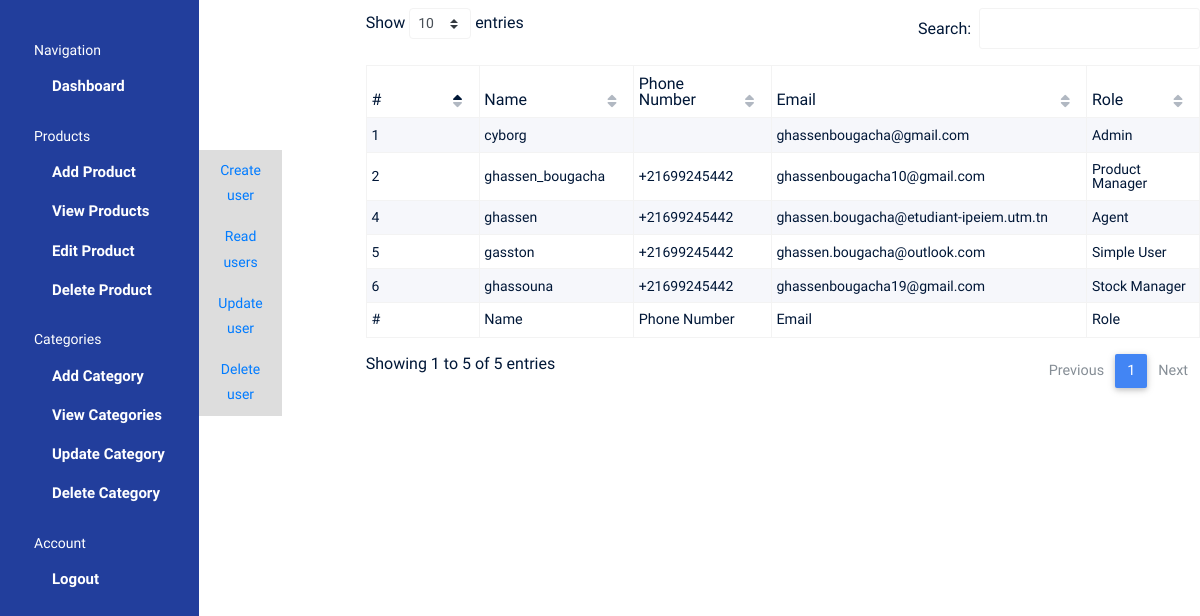
Screenshot of /users-list with the database file from the repository.
### Home/models.py (models this page shows, shortened)
class User(AbstractUser):
    phone = models.CharField(verbose_name="Phone number:", max_length=80)
    is_product_manager = models.BooleanField(verbose_name="Is Product Manager", default=False)
    is_stock_manager = models.BooleanField(verbose_name="Is Stock Manager", default=False)
    is_agent = models.BooleanField(verbose_name="Is Agent", default=False)
    is_simple_user = models.BooleanField(verbose_name="Is Simple User", default=True)
    email = models.EmailField("email address", unique=True)

### Home/views.py (the view)
# urls.py: path("users-list", readUsers, name="users-read"),
def readUsers(request):
    users = User.objects.all()
    return render(request, 'pages/users-read.html', {'users':users})

### templates/pages/users-read.html (shortened to what this page needs)
<!DOCTYPE html>
<html lang="en">
{% load static %}
<head>
  <link rel="stylesheet" href="https://use.fontawesome.com/releases/v5.11.2/css/all.css">
  <link rel="stylesheet" href="{% static 'css/mdb/css/bootstrap.min.css' %}">
  <link rel="stylesheet" href="{% static 'css/mdb/css/style.css' %}">
  <link rel="stylesheet" href="{% static 'css/mdb/css/mdb.min.css' %}">
  <link href="{% static 'css/mdb/css/addons/datatables.min.css' %}" rel="stylesheet">
  <link rel="stylesheet" href="{% static 'css/mdb/css/style.css' %}">
  <link rel="stylesheet" href="{% static 'css/superuser.css' %}">
</head>
<body>
  <div class="container-scroller d-flex">
    <nav class="sidebar sidebar-offcanvas" id="sidebar">
      <ul class="nav">
        <li class="nav-item sidebar-category">
          <p>Navigation</p>
        </li>
        <li class="nav-item">
          <a class="nav-link" href="{% url 'Home' %}">
            <span class="menu-title">Dashboard</span>
          </a>
        </li>
        <li class="nav-item sidebar-category">
          <p>Products</p>
        </li>
        <li class="nav-item">
            <a class="nav-link" href="{% url 'add_prod' %}">
              <span class="menu-title">Add Product</span>
            </a>
          </li>
          <li class="nav-item">
            <a class="nav-link" href="{% url 'view_prod' %}">
              <span class="menu-title">View Products</span>
            </a>
          </li>
          <li class="nav-item">
            <a class="nav-link" href="{% url 'edit_prod' %}">
              <span class="menu-title">Edit Product</span>
            </a>
          </li>
          <li class="nav-item">
            <a class="nav-link" href="{% url 'delete_prod' %}">
              <span class="menu-title">Delete Product</span>
            </a>
          </li>
        <li class="nav-item sidebar-category">
          <p>Categories</p>
        </li>
        <li class="nav-item">
            <a class="nav-link" href="{% url 'add_cat' %}">
              <span class="menu-title">Add Category</span>
            </a>
          </li>
          <li class="nav-item">
            <a class="nav-link" href="{% url 'view_cat' %}">
              <span class="menu-title">View Categories</span>
            </a>
          </li>
          <li class="nav-item">
            <a class="nav-link" href="{% url 'edit_cat' %}">
              <span class="menu-title">Update Category</span>
            </a>
          </li>
          <li class="nav-item">
            <a class="nav-link" href="{% url 'delete_cat' %}">
              <span class="menu-title">Delete Category</span>
            </a>
          </li>
          <li class="nav-item sidebar-category">
            <p>Account</p>
          </li>
          <li class="nav-item">
            <a class="nav-link" href="{% url 'logout' %}">
              <span class="menu-title">Logout</span>
            </a>
          </li>
      </ul>
    </nav>
    <ul id="nav-top">
      <li class="nav-top-item"><a href="{% url 'users' %}">Create user</a></li>
      <li class="nav-top-item"><a href="{% url 'users-read' %}">Read users</a></li>
      <li class="nav-top-item"><a href="{% url 'edit_users' %}">Update user</a></li>
      <li class="nav-top-item"><a href="{% url 'delete_user' %}">Delete user</a></li>
    </ul>
    <table id="dtBasicExample" class="table table-striped table-bordered table-sm" cellspacing="0" width="100%">
  <thead>
    <tr>
      <th class="th-sm">#
      </th>
      <th class="th-sm">Name
      </th>
      <th class="th-sm">Phone Number
      </th>
      <th class="th-sm">Email
      </th>
      <th class="th-sm">Role
      </th>
    </tr>
  </thead>
  <tbody>
  {% for users in users %}
    <tr>
      <td>{{ users.id }}</td>
      <td>{{ users.username }}</td>
      <td>{{ users.phone }}</td>
      <td>{{ users.email }}</td>
      {% if users.is_product_manager %}
        <td>Product Manager</td>
      {% elif users.is_stock_manager %}
        <td>Stock Manager</td>
    {% elif users.is_superuser %}
        <td>Admin</td>
    {% elif users.is_agent %}
        <td>Agent</td>
    {% elif users.is_simple_user %}
        <td>Simple User</td>
      {% endif %}
    </tr>
  {% endfor %}
  </tbody>
  <tfoot>
    <tr>
      <th>#
      </th>
      <th>Name
      </th>
      <th>Phone Number
      </th>
      <th>Email
      </th>
      <th> Role
      </th>
    </tr>
  </tfoot>
</table>
  </div>
</body>
</html>

### static/css/mdb/css/style.css (style rules this page uses)
table.dataTable thead .sorting:after, table.dataTable thead .sorting:before, table.dataTable thead .sorting_asc:after, table.dataTable thead .sorting_asc:before, table.dataTable thead .sorting_asc_disabled:after, table.dataTable thead .sorting_asc_disabled:before, table.dataTable thead .sorting_desc:after, table.dataTable thead .sorting_desc:before, table.dataTable thead .sorting_desc_disabled:after, table.dataTable thead .sorting_desc_disabled:before { bottom: .5em; }

### templates/pages/users-read.html (style rules this page uses)
#nav-top { height: 40vh; width: 20%; list-style-type: none; margin: 0; margin-top: 150px; padding: 0; overflow: hidden; }
#nav-top li { width: 50%; text-align: center; }
#nav-top li a { display: block; padding: 8px; background-color: #dddddd; }

### rows the page displays
User: id "1", username "cyborg", email "ghassenbougacha@gmail.com", is_product_manager "Admin"
User: id "2", username "ghassen_bougacha", phone "+21699245442", email "ghassenbougacha10@gmail.com", is_product_manager "Product Manager"
User: id "4", username "ghassen", phone "+21699245442", email "ghassen.bougacha@etudiant-ipeiem.utm.tn", is_product_manager "Agent"
User: id "5", username "gasston", phone "+21699245442", email "ghassen.bougacha@outlook.com", is_product_manager "Simple User"
User: id "6", username "ghassouna", phone "+21699245442", email "ghassenbougacha19@gmail.com", is_product_manager "Stock Manager"
